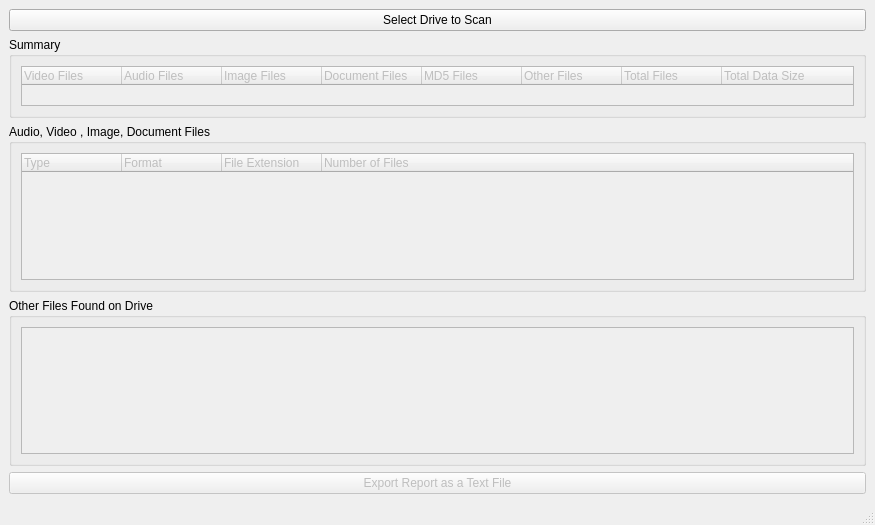
<?xml version="1.0" encoding="UTF-8"?>
<ui version="4.0">
 <class>MainWindow</class>
 <widget class="QMainWindow" name="MainWindow">
  <property name="geometry">
   <rect>
    <x>0</x>
    <y>0</y>
    <width>875</width>
    <height>525</height>
   </rect>
  </property>
  <property name="windowTitle">
   <string>Drive Summary</string>
  </property>
  <widget class="QWidget" name="centralwidget">
   <layout class="QVBoxLayout" name="verticalLayout">
    <item>
     <widget class="QPushButton" name="select_drive_button">
      <property name="text">
       <string>Select Drive to Scan</string>
      </property>
     </widget>
    </item>
    <item>
     <widget class="QGroupBox" name="groupBox_3">
      <property name="title">
       <string>Summary</string>
      </property>
      <layout class="QVBoxLayout" name="verticalLayout_4">
       <item>
        <widget class="QTreeWidget" name="summary_tree">
         <property name="enabled">
          <bool>false</bool>
         </property>
         <property name="sizePolicy">
          <sizepolicy hsizetype="Expanding" vsizetype="Fixed">
           <horstretch>0</horstretch>
           <verstretch>0</verstretch>
          </sizepolicy>
         </property>
         <property name="minimumSize">
          <size>
           <width>700</width>
           <height>0</height>
          </size>
         </property>
         <property name="maximumSize">
          <size>
           <width>16777215</width>
           <height>40</height>
          </size>
         </property>
         <property name="baseSize">
          <size>
           <width>0</width>
           <height>0</height>
          </size>
         </property>
         <property name="editTriggers">
          <set>QAbstractItemView::DoubleClicked|QAbstractItemView::EditKeyPressed|QAbstractItemView::SelectedClicked</set>
         </property>
         <property name="selectionBehavior">
          <enum>QAbstractItemView::SelectItems</enum>
         </property>
         <column>
          <property name="text">
           <string>Video Files</string>
          </property>
         </column>
         <column>
          <property name="text">
           <string>Audio Files</string>
          </property>
         </column>
         <column>
          <property name="text">
           <string>Image Files</string>
          </property>
         </column>
         <column>
          <property name="text">
           <string>Document Files</string>
          </property>
         </column>
         <column>
          <property name="text">
           <string>MD5 Files</string>
          </property>
         </column>
         <column>
          <property name="text">
           <string>Other Files</string>
          </property>
         </column>
         <column>
          <property name="text">
           <string>Total Files</string>
          </property>
         </column>
         <column>
          <property name="text">
           <string>Total Data Size</string>
          </property>
         </column>
        </widget>
       </item>
      </layout>
     </widget>
    </item>
    <item>
     <widget class="QGroupBox" name="groupBox_2">
      <property name="title">
       <string>Audio, Video , Image, Document Files</string>
      </property>
      <layout class="QVBoxLayout" name="verticalLayout_3">
       <item>
        <widget class="QTreeWidget" name="stats_tree">
         <property name="enabled">
          <bool>false</bool>
         </property>
         <property name="editTriggers">
          <set>QAbstractItemView::DoubleClicked|QAbstractItemView::EditKeyPressed|QAbstractItemView::SelectedClicked</set>
         </property>
         <property name="selectionBehavior">
          <enum>QAbstractItemView::SelectItems</enum>
         </property>
         <column>
          <property name="text">
           <string>Type</string>
          </property>
         </column>
         <column>
          <property name="text">
           <string>Format</string>
          </property>
         </column>
         <column>
          <property name="text">
           <string>File Extension</string>
          </property>
         </column>
         <column>
          <property name="text">
           <string>Number of Files</string>
          </property>
         </column>
        </widget>
       </item>
      </layout>
     </widget>
    </item>
    <item>
     <widget class="QGroupBox" name="groupBox">
      <property name="title">
       <string>Other Files Found on Drive</string>
      </property>
      <layout class="QVBoxLayout" name="verticalLayout_2">
       <item>
        <widget class="QListWidget" name="other_files_list">
         <property name="enabled">
          <bool>false</bool>
         </property>
         <property name="selectionMode">
          <enum>QAbstractItemView::SingleSelection</enum>
         </property>
         <property name="selectionBehavior">
          <enum>QAbstractItemView::SelectItems</enum>
         </property>
        </widget>
       </item>
      </layout>
     </widget>
    </item>
    <item>
     <widget class="QPushButton" name="export_report_text_button">
      <property name="enabled">
       <bool>false</bool>
      </property>
      <property name="text">
       <string>Export Report as a Text File</string>
      </property>
     </widget>
    </item>
   </layout>
  </widget>
  <widget class="QMenuBar" name="menubar">
   <property name="geometry">
    <rect>
     <x>0</x>
     <y>0</y>
     <width>875</width>
     <height>22</height>
    </rect>
   </property>
  </widget>
  <widget class="QStatusBar" name="statusbar"/>
 </widget>
 <resources/>
 <connections/>
</ui>
